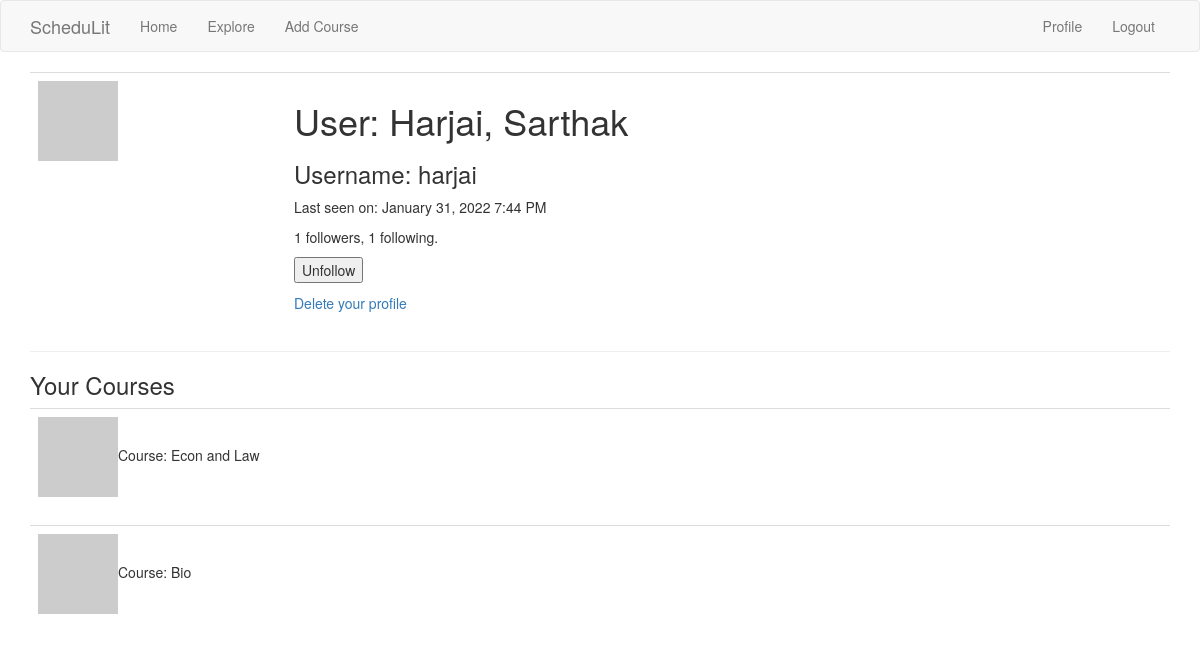
/user/harjai (signed in), run on the app's committed database.
### app/models.py (models this page shows, shortened)
class User(UserMixin, db.Model):
    id = db.Column(db.Integer, primary_key = True)
    first_name = db.Column(db.String(64), index = True)
    last_name = db.Column(db.String(100), index = True)
    username = db.Column(db.String(64), index = True, unique = True)
    email = db.Column(db.String(120), index = True, unique = True)
    password_hash = db.Column(db.String(128))
    courses = db.relationship('Course', backref ='author', lazy = 'dynamic')
    about_me = db.Column(db.String(150))
    last_seen = db.Column(db.DateTime, default= datetime.utcnow)
    followed = db.relationship('User', secondary = followers,
        primaryjoin =(followers.c.follower_id == id),
        secondaryjoin=(followers.c.followed_id == id),
        backref = db.backref('followers', lazy= 'dynamic'), lazy = 'dynamic' )
    def avatar(self, size):
        digest = md5(self.email.lower().encode('utf-8')).hexdigest()
        return 'https://www.gravatar.com/avatar/{}?d=identicon&s={}'.format(
            digest, size)
    def getCourses(self):
        my_courses = Course.query.filter_by(user_id = self.id)
        return my_courses
    def is_following(self, user):
        return self.followed.filter(
            followers.c.followed_id == user.id).count()>0

class Course(db.Model):
    id = db.Column(db.Integer, primary_key = True)
    course = db.Column(db.String(100))
    timestamp = db.Column(db.DateTime, index = True, default= datetime.utcnow)
    building = db.Column(db.String(50))
    user_id = db.Column(db.Integer, db.ForeignKey('user.id'))

### app/main/routes.py (the view)
@bp.route('/user/<username>')
@login_required
def user(username):
    form = EmptyForm()
    user = User.query.filter_by(username = username).first_or_404()
    courses = current_user.getCourses().all()
    if not courses:
        flash("You have not added any courses to your ScheduLit")
    return render_template('user.html', user=user, courses = courses, form =form)

### app/main/forms.py
class EmptyForm(FlaskForm):
    submit = SubmitField('Submit')

### app/main/routes.py (called while the page is built)
@bp.before_request
def before_request():
    if current_user.is_authenticated:
        current_user.last_seen = datetime.utcnow()
        db.session.commit()

### app/models.py (called while the page is built)
@login.user_loader
def load_user(id):
    return User.query.get(int(id))

### app/templates/user.html (shortened to what this page needs)
{% extends "base.html" %}
{% block app_content %}
    <table class="table table-hover">
        <tr>
            <td width="256px"><img src="{{ user.avatar(256) }}"></td>
            <td>
                <h1>User: {{ user.last_name}}, {{user.first_name }}</h1>
                <h3>Username: {{user.username}}</h3>
                {% if user.last_seen %}<p>Last seen on: {{ moment(user.last_seen).format('LLL') }}</p>{% endif %}
                <p>{{ user.followers.count() }} followers, {{ user.followed.count() }} following.</p>
                {% if user == current_user %}
                <p><a href="{{ url_for('main.edit_profile') }}">Edit your profile</a></p>
                {% else %}
                <p>
                    <form action="{{ url_for('main.unfollow', username=user.username) }}" method="post">
                        {{ form.submit(value='Unfollow') }}
                    </form>
                </p>
                {% endif %}
                <p style="color: red;"><a href="{{ url_for('main.deleteProfile', id = current_user.id) }}">Delete your profile</a></p>
            </td>
        </tr>
    </table>
    <hr>
    <h3> Your Courses </h3>
    {%if courses %}
    {%for course in courses %}
    <table class="table table-hover">
                <td><img src ="{{course.author.avatar(36)}}">Course: {{course.course}}</td>
    </table>
    {%endfor%}
    {%else%}
    <p>There are not scheduled courses in your Schedulit</p>
    {%endif%}
{%endblock%}

### data on the page
User: last_name "Harjai", first_name "Sarthak", username "harjai", last_seen "January 31, 2022 7:44 PM"
Course: course "Econ and Law"
Course: course "Bio"

### other printed values
{{ user.followers.count() }} "1"
{{ user.followed.count() }} "1"
